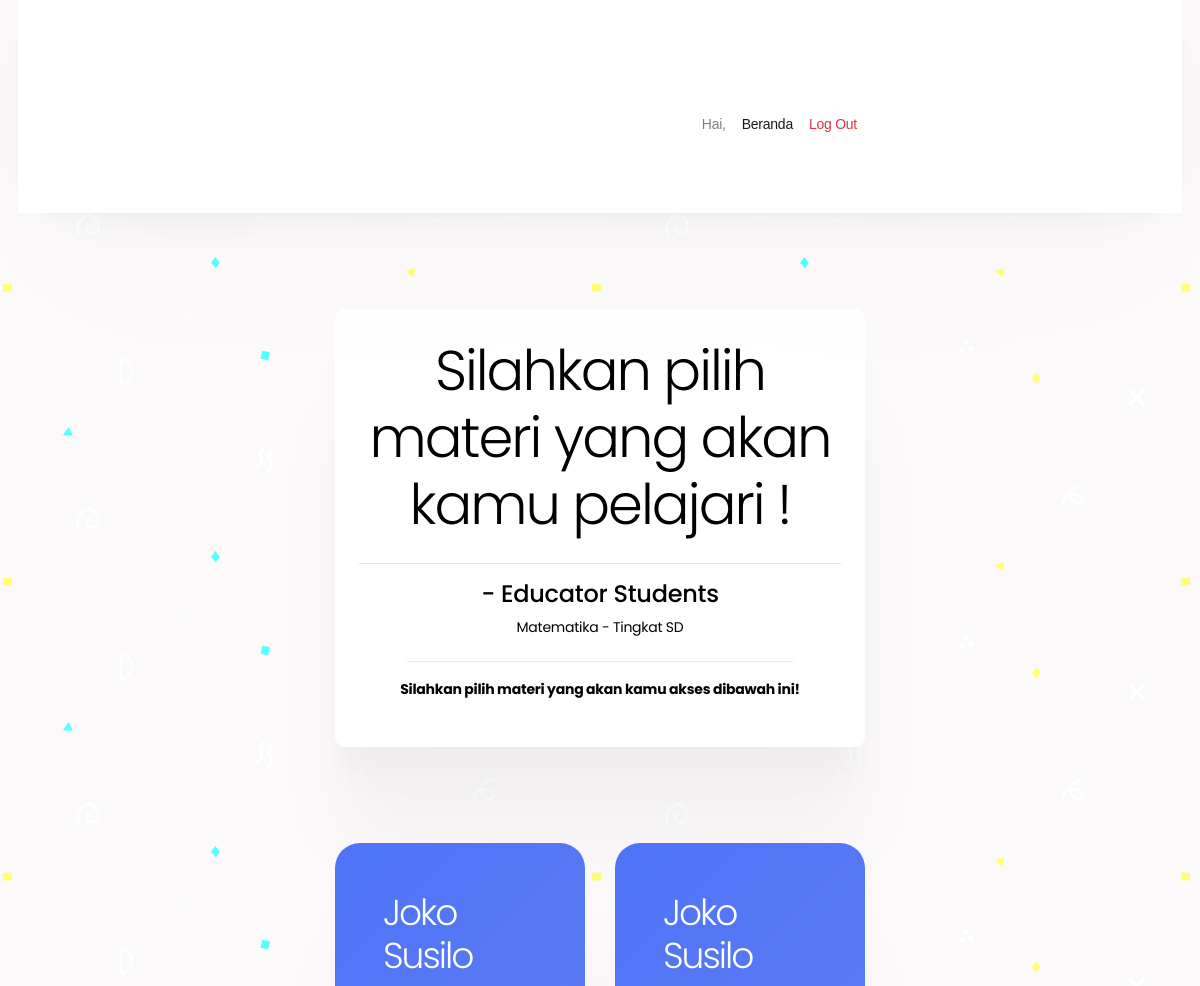
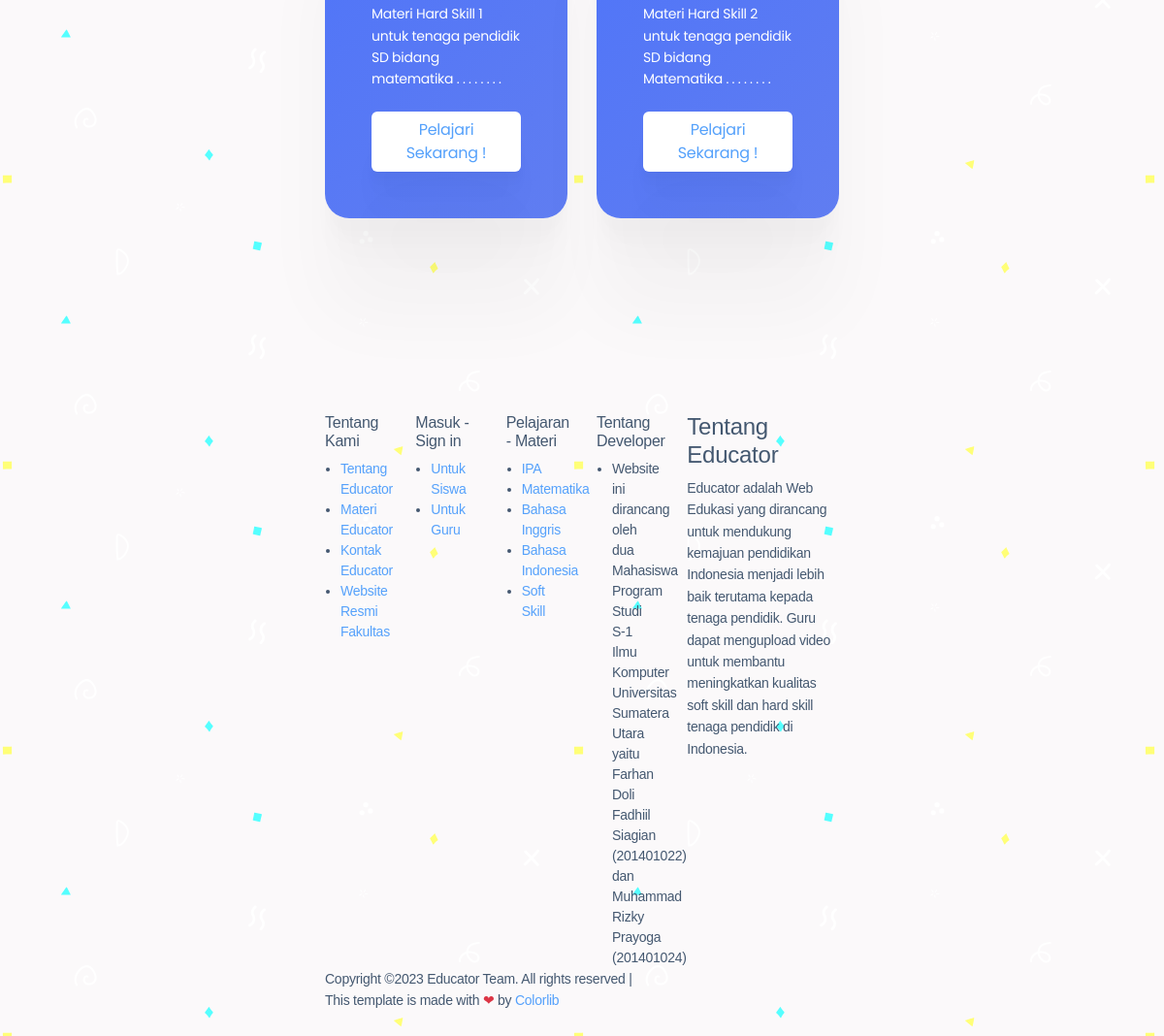
The page /index.php/materi/matematika_sd on the database its author committed (2 pictures, top to bottom).
### tables this page shows
CREATE TABLE `materi` (
  `id` int(11) NOT NULL,
  `nama_guru` varchar(128) NOT NULL,
  `nama_mapel` varchar(128) NOT NULL,
  `video` varchar(255) NOT NULL,
  `deskripsi` varchar(1024) NOT NULL,
  `kelas` varchar(128) NOT NULL
);

### application/controllers/Materi.php (called while the page is built, shortened)
<?php
class Materi extends CI_Controller
{
    public function __construct()
    {
        $this->load->library('form_validation');
        $this->load->library('disqus');
        $this->load->model('m_materi');
        $this->list_materi['matematika_sd'] = $this->m_materi->matematika_sd()->result();
        $this->list_materi['matematika_smp'] = $this->m_materi->matematika_smp()->result();
        $this->list_materi['matematika_sma'] = $this->m_materi->matematika_sma()->result();
        $this->list_materi['ipa_sd'] = $this->m_materi->ipa_sd()->result();
        $this->list_materi['ipa_smp'] = $this->m_materi->ipa_smp()->result();
        $this->list_materi['ipa_sma'] = $this->m_materi->ipa_sma()->result();
        $this->list_materi['indo_sd'] = $this->m_materi->indo_sd()->result();
        $this->list_materi['indo_smp'] = $this->m_materi->indo_smp()->result();
        $this->list_materi['indo_sma'] = $this->m_materi->indo_sma()->result();
        $this->list_materi['inggris_sd'] = $this->m_materi->inggris_sd()->result();
        $this->list_materi['inggris_smp'] = $this->m_materi->inggris_smp()->result();
        $this->list_materi['inggris_sma'] = $this->m_materi->inggris_sma()->result();
        $this->list_materi['softskill_sd'] = $this->m_materi->softskill_sd()->result();
        $this->list_materi['softskill_smp'] = $this->m_materi->softskill_smp()->result();
        $this->list_materi['softskill_sma'] = $this->m_materi->softskill_sma()->result();
    }
    function generateMateri($materi){
        $data['materi'] = $this->list_materi[$materi];
        $data['user'] = $this->db->get_where('siswa', ['email' =>
            $this->session->userdata('email')])->row_array();
        $this->load->view('materi/'.str_replace('_', '-', $materi), $data);
        $this->load->view('template/footer');
    }
    public function matematika_sd()
    {
        $this->generateMateri('matematika_sd');
    }
}

### index.php (called while the page is built, shortened)
<?php
require_once BASEPATH.'core/CodeIgniter.php';

### application/models/M_materi.php (called while the page is built, shortened)
<?php
class M_materi extends CI_Model
{
    public function matematika_sd()
    {
        $mapel = 'Matematika';
        $kelas = 'SD';
        $this->db->where('kelas', $kelas);
        $this->db->where('nama_mapel', $mapel);
        return $this->db->get('materi');
    }
    public function matematika_smp()
    {
        $mapel = 'Matematika';
        $kelas = 'SMP';
        $this->db->where('kelas', $kelas);
        $this->db->where('nama_mapel', $mapel);
        return $this->db->get('materi');
    }
    public function matematika_sma()
    {
        $mapel = 'Matematika';
        $kelas = 'SMA';
        $this->db->where('kelas', $kelas);
        $this->db->where('nama_mapel', $mapel);
        return $this->db->get('materi');
    }
    public function ipa_sd()
    {
        $mapel = 'IPA';
        $kelas = 'SD';
        $this->db->where('kelas', $kelas);
        $this->db->where('nama_mapel', $mapel);
        return $this->db->get('materi');
    }
    public function ipa_smp()
    {
        $mapel = 'IPA';
        $kelas = 'SMP';
        $this->db->where('kelas', $kelas);
        $this->db->where('nama_mapel', $mapel);
        return $this->db->get('materi');
    }
    public function ipa_sma()
    {
        $mapel = 'IPA';
        $kelas = 'SMA';
        $this->db->where('kelas', $kelas);
        $this->db->where('nama_mapel', $mapel);
        return $this->db->get('materi');
    }
    public function indo_sd()
    {
        $mapel = 'Bahasa Indonesia';
        $kelas = 'SD';
        $this->db->where('kelas', $kelas);
        $this->db->where('nama_mapel', $mapel);
        return $this->db->get('materi');
    }
    public function indo_smp()
    {
        $mapel = 'Bahasa Indonesia';
        $kelas = 'SMP';
        $this->db->where('kelas', $kelas);
        $this->db->where('nama_mapel', $mapel);
        return $this->db->get('materi');
    }
    public function indo_sma()
    {
        $mapel = 'Bahasa Indonesia';
        $kelas = 'SMA';
        $this->db->where('kelas', $kelas);
        $this->db->where('nama_mapel', $mapel);
        return $this->db->get('materi');
    }
    public function inggris_sd()
    {
        $mapel = 'Bahasa Inggris';
        $kelas = 'SD';
        $this->db->where('kelas', $kelas);
        $this->db->where('nama_mapel', $mapel);
        return $this->db->get('materi');
    }
    public function inggris_smp()
    {
        $mapel = 'Bahasa Inggris';
        $kelas = 'SMP';
        $this->db->where('kelas', $kelas);
        $this->db->where('nama_mapel', $mapel);
        return $this->db->get('materi');
    }
    public function inggris_sma()
    {
        $mapel = 'Bahasa Inggris';
        $kelas = 'SMA';
        $this->db->where('kelas', $kelas);
        $this->db->where('nama_mapel', $mapel);
        return $this->db->get('materi');
    }
    public function softskill_sd()
    {
        $mapel = 'Soft Skill';
        $kelas = 'SD';
        $this->db->where('kelas', $kelas);
        $this->db->where('nama_mapel', $mapel);
        return $this->db->get('materi');
    }
    public function softskill_smp()
    {
        $mapel = 'Soft Skill';
        $kelas = 'SMP';
        $this->db->where('kelas', $kelas);
        $this->db->where('nama_mapel', $mapel);
        return $this->db->get('materi');
    }
    public function softskill_sma()
    {
        $mapel = 'Soft Skill';
        $kelas = 'SMA';
        $this->db->where('kelas', $kelas);
        $this->db->where('nama_mapel', $mapel);
        return $this->db->get('materi');
    }
}

### application/views/materi/matematika-sd.php (the view, shortened to what this page needs)
<!doctype html>
<html lang="en">
<head>
    <link href="https://unpkg.com/aos@2.3.1/dist/aos.css" rel="stylesheet">
    <link rel="stylesheet" href="<?= base_url('assets/') ?>css/bootstrap.css">
    <link rel="stylesheet" href="<?= base_url('assets/') ?>vendors/linericon/style.css">
    <link rel="stylesheet" href="<?= base_url('assets/') ?>css/font-awesome.min.css">
    <link rel="stylesheet" href="<?= base_url('assets/') ?>vendors/owl-carousel/owl.carousel.min.css">
    <link rel="stylesheet" href="<?= base_url('assets/') ?>vendors/lightbox/simpleLightbox.css">
    <link rel="stylesheet" href="<?= base_url('assets/') ?>vendors/nice-select/css/nice-select.css">
    <link rel="stylesheet" href="<?= base_url('assets/') ?>vendors/animate-css/animate.css">
    <link rel="stylesheet" href="<?= base_url('assets/') ?>vendors/popup/magnific-popup.css">
    <link rel="stylesheet" href="<?= base_url('assets/') ?>css/style.css">
    <link rel="stylesheet" href="<?= base_url('assets/') ?>css/materi_style.css">
    <link rel="stylesheet" href="<?= base_url('assets/') ?>css/responsive.css">
</head>
<body style="overflow-x:hidden;background-color:#fbf9fa;">
    <header class="header_area" style="background-color: white !important;">
        <div class="main_menu">
            <nav class="navbar navbar-expand-lg navbar-light">
                <div class="container">
                    <div class="collapse navbar-collapse offset" id="navbarSupportedContent">
                        <ul class="nav navbar-nav menu_nav ml-auto">
                            <li class="nav-item "><a class="nav-link" href="javascript:void(0)">Hai, <?php
                                                                                                        ?></a>
                            </li>
                            <li class="nav-item active"><a class="nav-link" href="<?= base_url('user') ?>">Beranda</a>
                            </li>
                            <li class=" nav-item "><a class=" nav-link text-danger" href="<?= base_url('welcome/logout') ?>">Log Out</a>
                            </li>
                        </ul>
                    </div>
                </div>
            </nav>
        </div>
    </header>
    <div class="container">
        <div class="bg-white mx-auto p-4 buat-text" data-aos="fade-down" data-aos-duration="1400" style="width: 100%; border-radius:10px;">
            <div class="row" style="color: black; font-family: 'poppins';">
                <div class="col-md-12 mt-1 text-center">
                    <h1 class="display-4" data-aos="fade-down" data-aos-duration="1400">Silahkan pilih materi yang akan
                        kamu pelajari !
                    </h1><hr>
                    <h4 data-aos="fade-down" data-aos-duration="1700"><?php
                                                                        ?> - Educator Students</h4>
                    <p>Matematika - Tingkat SD</p>
                    <hr width="80%">
                    <p data-aos="fade-down" class="font-weight-bold" data-aos-duration="1800">Silahkan pilih materi yang
                        akan kamu akses
                        dibawah
                        ini!
                    </p>
                </div>
            </div>
        </div>
    </div>
    <div class="container">
        <div class="row mt-4">
            <?php foreach ($materi as $u) { ?>
                <div class="col-md-6 mb-4" data-aos="fade-right" data-aos-duration="1200">
                    <div class="card materi w-150 border-0">
                        <div class="card-body p-5">
                            <h1 class="card-title"><?= $u->nama_guru; ?></h1>
                            <p class=" card-text">
                                <?= substr($u->deskripsi, 0, 100); ?>&nbsp;.&nbsp;.&nbsp;.&nbsp;.&nbsp;.&nbsp;.&nbsp;.&nbsp;.
                            </p>
                            <a href="<?php echo site_url('materi/belajar/' . $u->id); ?>" class="btn btn-white">Pelajari
                                Sekarang !</a>
                        </div>
                    </div>
                </div>
            <?php } ?>
        </div>
    </div>
    <br>

### application/views/template/footer.php (shortened to what this page needs)
<footer class="footer-area p_60">
    <div class="container">
        <div class="row">
            <div class="col-lg-2  col-md-6 col-sm-6">
                <div class="single-footer-widget tp_widgets">
                    <h6 class="footer_title">Tentang Kami</h6>
                    <ul class="list">
                        <li><a href="<?= base_url('welcome/tentang') ?>">Tentang Educator</a></li>
                        <li><a href="<?= base_url('welcome/pelajaran') ?>">Materi Educator</a></li>
                        <li><a href="<?= base_url('welcome/kontak') ?>">Kontak Educator</a></li>
                        <li><a href="https://fasilkom-ti.usu.ac.id/en/">Website Resmi Fakultas</a></li>
                    </ul>
                </div>
            </div>
            <div class="col-lg-2  col-md-6 col-sm-6">
                <div class="single-footer-widget tp_widgets">
                    <h6 class="footer_title">Masuk - Sign in</h6>
                    <ul class="list">
                        <li><a href="#" data-toggle="modal" data-target="#exampleModalCenter">Untuk Siswa</a></li>
                        <li><a href="<?= base_url('welcome/guru') ?>">Untuk Guru</a></li>
                    </ul>
                </div>
            </div>
            <div class="col-lg-2  col-md-6 col-sm-6">
                <div class="single-footer-widget tp_widgets">
                    <h6 class="footer_title">Pelajaran - Materi</h6>
                    <ul class="list">
                        <li><a href="javaScript:void(0);">IPA</a></li>
                        <li><a href="javaScript:void(0);">Matematika</a></li>
                        <li><a href="javaScript:void(0);">Bahasa Inggris</a></li>
                        <li><a href="javaScript:void(0);">Bahasa Indonesia</a></li>
                        <li><a href="javaScript:void(0);">Soft Skill</a></li>
                    </ul>
                </div>
            </div>
            <div class="col-lg-2  col-md-6 col-sm-6">
                <div class="single-footer-widget tp_widgets">
                    <h6 class="footer_title">Tentang Developer</h6>
                    <ul class="list">
                        <li>Website ini dirancang oleh dua Mahasiswa Program Studi S-1 Ilmu Komputer Universitas Sumatera Utara yaitu Farhan Doli Fadhiil Siagian (201401022) dan Muhammad Rizky Prayoga (201401024) </li>
                    </ul>
                </div>
            </div>
            <div class="col-lg-4 col-md-6 col-sm-6">
                <h4 class="footer_title">Tentang Educator</h4>
                <p>
                Educator adalah Web Edukasi yang dirancang untuk mendukung kemajuan pendidikan Indonesia menjadi lebih baik terutama kepada tenaga pendidik.
                Guru dapat mengupload video untuk membantu meningkatkan kualitas soft skill dan hard skill tenaga pendidik di Indonesia.
                </p>
            </div>
        </div>
        <div class="row footer-bottom d-flex justify-content-between align-items-center">
            <p class="col-lg-8 col-md-8 footer-text m-0">
                Copyright &copy; Educator Team. All rights reserved | This template is made with <span class="text-danger"> &#10084;</span> by
                <a href="https://colorlib.com" target="_blank">Colorlib</a>
            </p>
            <div class="col-lg-4 col-md-4 footer-social">
                <a href="https://www.github.com/mrzkypryg"><i class="fa fa-github"></i></a>
                <a href="https://www.youtube.com/channel/UC2qlMnA8tubv0a9y6X8-qjA/featured"><i class="fa fa-youtube"></i></a>
            </div>
        </div>
    </div>
</footer>
</body>
</html>

### assets/css/materi_style.css (style rules this page uses)
body { background-color: #ffffff; background-attachment: fixed; }
.card { border-radius: 25px; border: none; box-shadow: 0 2.3px 1.9px rgba(0, 0, 0, 0.002), 0 5.4px 4.3px rgba(0, 0, 0, 0.005), 0 9.7px 7.7px rgba(0, 0, 0, 0.007), 0 16.1px 12.8px rgba(0, 0, 0, 0.01), 0 26.5px 21.2px rgba(0, 0, 0, 0.014), 0 46.2px 37px rgba(0, 0, 0, 0.019), 0 100px 80px rgba(0, 0, 0, 0.03); transition: 0.5s ease; cursor: pointer; font-family: 'Poppins', sans-serif; }
.materi { background: linear-gradient(135deg, #4E74F9 0%, #607df1 100%); color: white !important; width: 100%; }
.btn-white { background-color: white; border-radius: 6px; box-shadow: 0 2.8px 2.2px rgba(0, 0, 0, 0.006), 0 6.7px 5.3px rgba(0, 0, 0, 0.008), 0 12.5px 10px rgba(0, 0, 0, 0.01), 0 22.3px 17.9px rgba(0, 0, 0, 0.012), 0 41.8px 33.4px rgba(0, 0, 0, 0.014), 0 100px 80px rgba(0, 0, 0, 0.02); }
.buat-text { box-shadow: 0 2.3px 1.9px rgba(0, 0, 0, 0.002), 0 5.4px 4.3px rgba(0, 0, 0, 0.005), 0 9.7px 7.7px rgba(0, 0, 0, 0.007), 0 16.1px 12.8px rgba(0, 0, 0, 0.01), 0 26.5px 21.2px rgba(0, 0, 0, 0.014), 0 46.2px 37px rgba(0, 0, 0, 0.019), 0 100px 80px rgba(0, 0, 0, 0.03); }
.navbar { box-shadow: 0 0.3px 5.6px rgba(0, 0, 0, 0.007), 0 0.7px 12.6px rgba(0, 0, 0, 0.01), 0 1.2px 22px rgba(0, 0, 0, 0.013), 0 1.9px 34.9px rgba(0, 0, 0, 0.015), 0 2.9px 53.9px rgba(0, 0, 0, 0.017), 0 4.5px 84.1px rgba(0, 0, 0, 0.02), 0 7.5px 139.6px rgba(0, 0, 0, 0.023), 0 15px 279px rgba(0, 0, 0, 0.03); }

### rows shown on the page
materi: nama_guru "Joko Susilo", deskripsi "Materi Hard Skill 1 untuk tenaga pendidik SD bidang matematika"
materi: nama_guru "Joko Susilo", deskripsi "Materi Hard Skill 2 untuk tenaga pendidik SD bidang Matematika"
